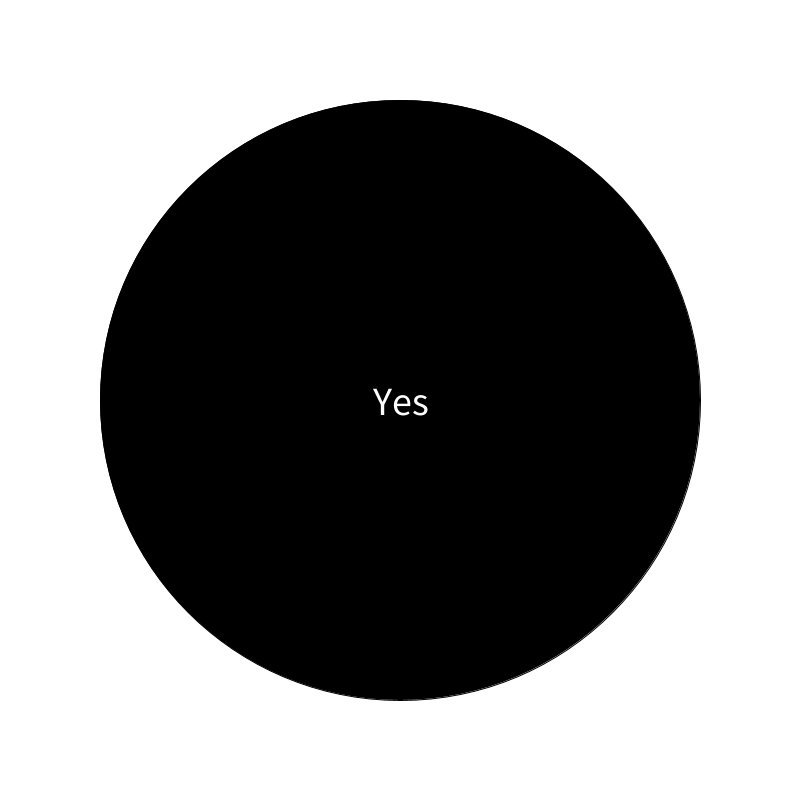
Frame 1 (no input)
Frame 60 (the mouse pressed at the canvas centre just before this capture): identical to frame 1, image omitted
Frame 120 (the mouse held since frame 60 and released just before this capture): identical to frame 1, image omitted

The Processing sketch that drew this single still picture (run headless with seeded random() and noise(); from frame 60 on, the mouse is pressed at the canvas centre):

// Processing sketch: E12_Arrays
// ── E12_Arrays.pde
String[] answers = {
  "Yes",
  "No",
  "Maybe",
  "Sometime in the future",
  "Perhaps",
  "If all goes well",
  "If you put your mind to it",
  "Not ever",
  "Never",
  "Certainly not",
  "Ask me again"
};

int answerIndex = 0;

void setup() {
  size(800, 800);
}

void keyPressed() {
  if (key == ' ') { // Spacebar
    answerIndex = floor(random(answers.length));
  }
}

void draw() {
  background(255);
  
  fill(0);
  
  translate(width / 2, height / 2);
  ellipse(0, 0, 600, 600);
  
  fill(255);
  textAlign(CENTER);
  textSize(40);
  text(answers[answerIndex], 0, 15);
}
